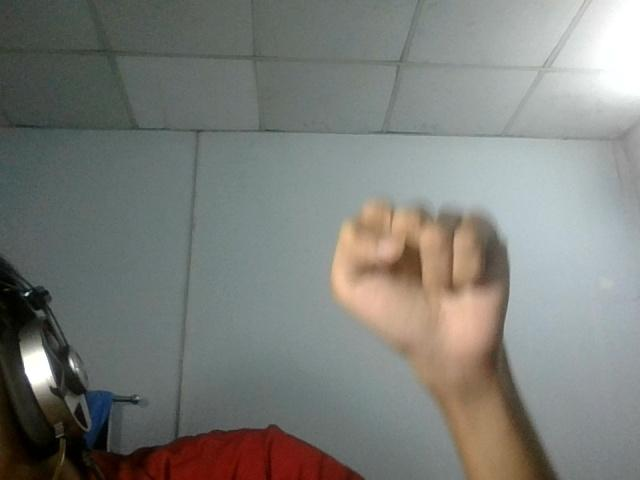
#> input picture HAND-CLASSIFICATION-5/train/A/105_jpg.rf.4ad111d1aa81f4d13a5acbee86c8cada.jpg, 640 x 480 px, found by its file name; its folder holds only this picture in this run
$ python knn-train.py
#> lines starting #> are read from the running program, lines starting #| are printed output that depends on the picture
import os
import cv2
import numpy as np
import matplotlib.pyplot as plt
import joblib
import datetime
from tqdm import tqdm
from skimage.feature import hog
from sklearn.ensemble import RandomForestClassifier
from sklearn.metrics import accuracy_score, classification_report, confusion_matrix
import seaborn as sns

# --- 1. Giải nén dữ liệu ---
data_path = r'HAND-CLASSIFICATION.v4i.folder'

train_path = os.path.join(data_path, "train")
valid_path = os.path.join(data_path, "valid")
test_path = os.path.join(data_path, "test")

# --- 2. Hàm trích xuất đặc trưng HOG từ ảnh ---
def extract_hog_features(image_path):
    image = cv2.imread(image_path, cv2.IMREAD_GRAYSCALE)  # Đọc ảnh mức xám
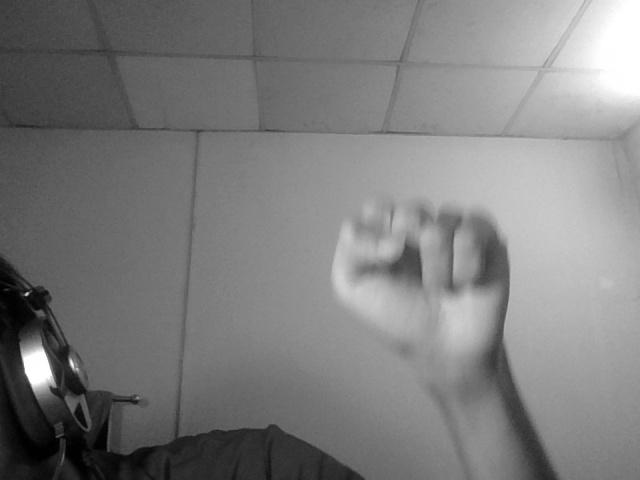
#> image: shape (480, 640); min 0, max 255, mean 124.9
    image = cv2.resize(image, (640, 640))  # Resize về 64x64
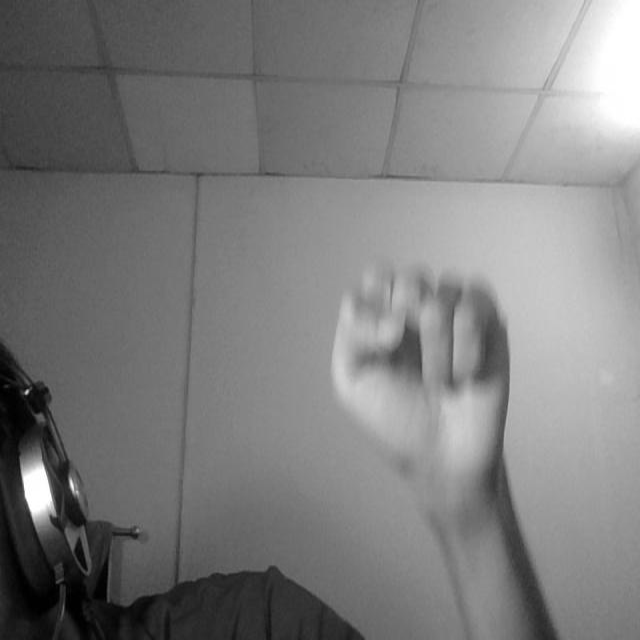
#> image: shape (640, 640); min 0, max 255, mean 124.9
    features, _ = hog(image, pixels_per_cell=(8, 8), cells_per_block=(2, 2),
                      orientations=9, block_norm='L2-Hys', visualize=True)
    return features

# --- 3. Chuẩn bị dữ liệu ---
def prepare_dataset(dataset_path):
    data, labels = [], []
    for label in os.listdir(dataset_path):
        label_path = os.path.join(dataset_path, label)
        if os.path.isdir(label_path):
            for image_name in tqdm(os.listdir(label_path), desc=f"Processing {label}"):
                image_path = os.path.join(label_path, image_name)
                try:
                    features = extract_hog_features(image_path)
                    data.append(features)
                    labels.append(label)
                except Exception as e:
                    print(f"Error processing {image_path}: {e}")
#> pass 2 of the loop in prepare_dataset, `for label in os.listdir(dataset_path):`:
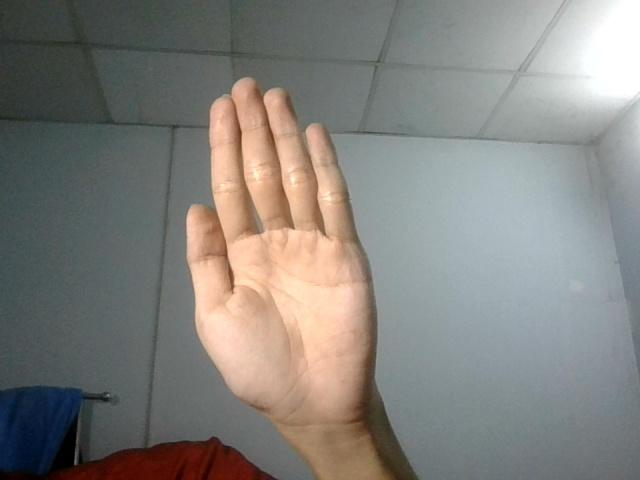
#> input picture HAND-CLASSIFICATION-5/train/B/101_jpg.rf.3c94d95e535be14d8e52d9e981166dc0.jpg, 640 x 480 px, found by its file name
#> in extract_hog_features (call 2), `image = cv2.imread(image_path, cv2.IMREAD_GRAYSCALE)`:
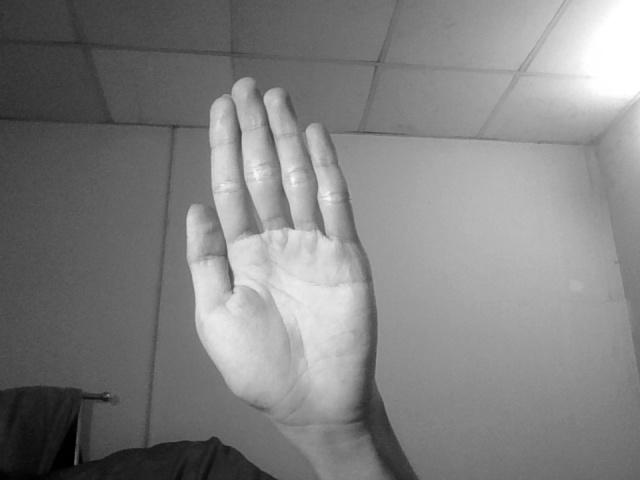
#> image: shape (480, 640); min 0, max 255, mean 129.4
#> in extract_hog_features (call 2), `image = cv2.resize(image, (640, 640))`:
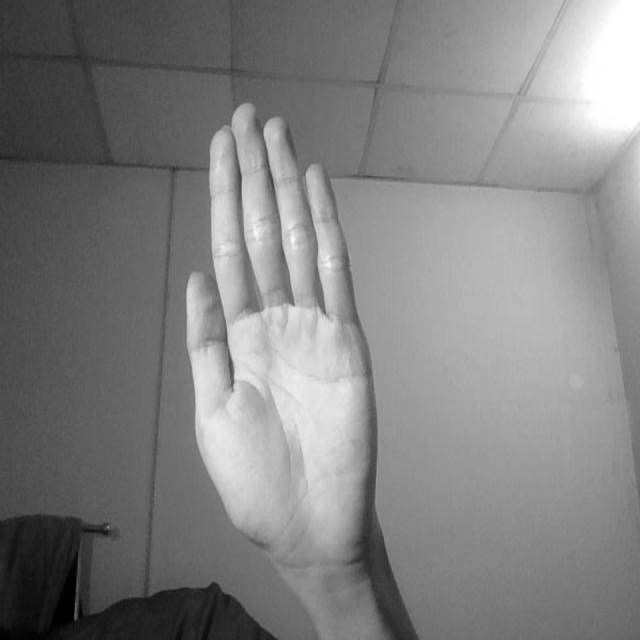
#> image: shape (640, 640); min 0, max 255, mean 129.4
    return np.array(data), np.array(labels)

# Load dữ liệu train và test
X_train, y_train = prepare_dataset(train_path)
X_valid, y_valid = prepare_dataset(valid_path)
#> (the run stopped early here; a loop or call above may not have finished)
